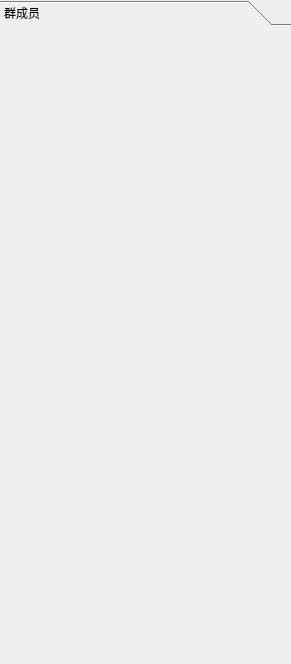
<?xml version="1.0" encoding="UTF-8"?>
<ui version="4.0">
 <class>DialogList</class>
 <widget class="QWidget" name="DialogList">
  <property name="geometry">
   <rect>
    <x>0</x>
    <y>0</y>
    <width>291</width>
    <height>664</height>
   </rect>
  </property>
  <property name="baseSize">
   <size>
    <width>700</width>
    <height>250</height>
   </size>
  </property>
  <property name="windowTitle">
   <string>QQChat</string>
  </property>
  <layout class="QVBoxLayout" name="verticalLayout">
   <property name="leftMargin">
    <number>0</number>
   </property>
   <property name="topMargin">
    <number>0</number>
   </property>
   <property name="rightMargin">
    <number>0</number>
   </property>
   <property name="bottomMargin">
    <number>0</number>
   </property>
   <item>
    <widget class="QToolBox" name="toolBox">
     <property name="currentIndex">
      <number>0</number>
     </property>
     <widget class="QWidget" name="Group">
      <property name="geometry">
       <rect>
        <x>0</x>
        <y>0</y>
        <width>291</width>
        <height>634</height>
       </rect>
      </property>
      <attribute name="label">
       <string>群成员</string>
      </attribute>
      <layout class="QVBoxLayout" name="GroupLayout">
       <property name="leftMargin">
        <number>0</number>
       </property>
       <property name="topMargin">
        <number>0</number>
       </property>
       <property name="rightMargin">
        <number>0</number>
       </property>
       <property name="bottomMargin">
        <number>0</number>
       </property>
      </layout>
     </widget>
    </widget>
   </item>
  </layout>
 </widget>
 <resources/>
 <connections/>
</ui>
